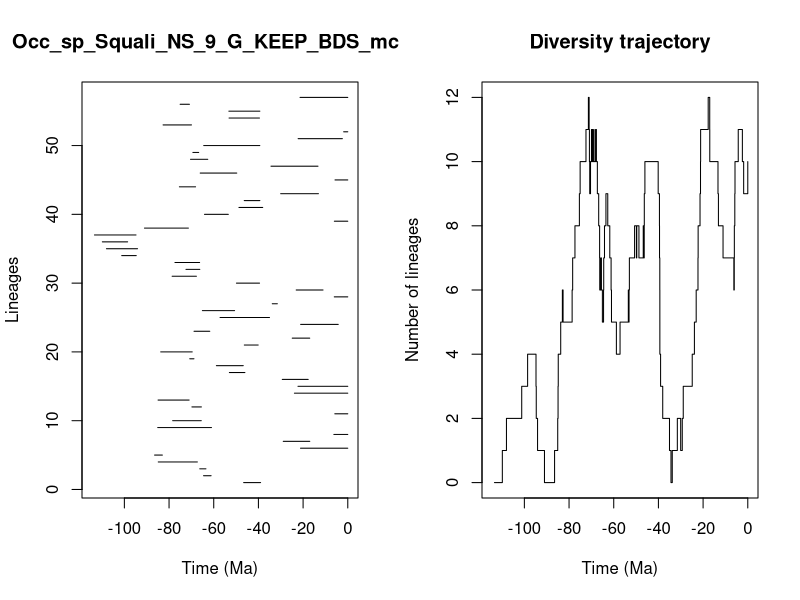

The R script that drew this image:


pdf(file='../Results/Species_NS/5_MA_bins_EXT_EP_FT/pyrate_mcmc_logs/Occ_sp_Squali_NS_9_G_KEEP_BDS_mcmc_LTT.pdf',width=0.6*20, height=0.6*10)
title = "Occ_sp_Squali_NS_9_G_KEEP_BDS_mcmc"
ts=c(46.609186805364985, 64.55685947087929,66.26046696970664,84.83432375599337,86.47971677581835,21.158413242225027,28.882363669149488,6.2347734149099745,85.07212208764277,78.38330642384302,5.8068274418943995,69.76762551291161,84.91908236413836,23.88813128818948,22.288439553896577,29.32322217918203,52.99865951214461,58.81264309961423,70.74070559081203,83.73361324984984,46.31651366768154,24.862530247598038,68.82119869410016,21.105471198893678,57.16945914314544,65.07954880814908,33.79900315147984,6.049689943939634,23.092298760581244,49.838946442585936,78.62142533066813,72.42501520734972,77.35892146978652,101.1862202074965,108.01836925270366,109.86047696693083,113.38818897899907,91.00233683391099,6.013969513021261,64.13520209328343,48.71697744546508,46.35166856309237,30.03584913989991,75.37260206082291,5.719315125379017,66.05307041799333,34.37497602794666,70.39052803328386,69.33407705497993,64.48100792843732,22.22092940284458,1.8434347112143354,82.67366011586448,53.139351402246035,53.227078725855044,75.03628886898197,21.37135585768994)
te=c(39.028060573513194, 61.1810357534471,63.48965228666873,67.33176710183581,82.99008531567777,0.0,17.010632795938875,0.0,61.00720890893756,65.57969302020227,0.0,65.51046294232208,71.01087282717985,0.0,0.0,17.717152591039248,46.04760570406287,46.78883890277232,68.85235940847369,69.63059904121982,40.10391921572607,17.0317381316173,61.76893952289412,4.268429761683624,35.04073241401255,50.66626293337733,31.531088207826176,0.0,11.071555316833503,39.50109619195155,67.75602708538425,66.23256866821806,66.3185721598835,94.67920409961621,94.09517842982572,98.54718943488783,94.79143640702797,71.34379568067247,0.0,53.4720299216036,38.071663062733045,39.35391719571647,13.137346999745867,68.13453553197652,0.0,49.69274596819049,13.333832935588948,62.67427704530315,66.73245849189439,39.37700803984346,2.4207784583489462,0.0,69.96540566984369,39.53902860987103,39.35606693799176,70.88257695002419,0.0)
div_traj=c(0, 1,2,3,4,3,2,1,0,1,2,3,4,5,6,5,6,7,8,9,10,11,12,11,10,9,10,11,10,11,10,11,10,11,10,9,8,7,6,7,6,7,6,5,6,7,8,9,8,7,6,5,4,5,6,5,6,7,8,7,8,7,8,7,8,9,10,9,8,7,6,5,4,3,2,1,0,1,2,1,2,3,4,5,6,7,8,9,10,11,12,11,10,9,8,7,6,7,8,9,10,11,10,9,10)
time_events=c(113.38818897899907, 109.86047696693083,108.01836925270366,101.1862202074965,98.54718943488783,94.79143640702797,94.67920409961621,94.09517842982572,91.00233683391099,86.47971677581835,85.07212208764277,84.91908236413836,84.83432375599337,83.73361324984984,82.99008531567777,82.67366011586448,78.62142533066813,78.38330642384302,77.35892146978652,75.37260206082291,75.03628886898197,72.42501520734972,71.34379568067247,71.01087282717985,70.88257695002419,70.74070559081203,70.39052803328386,69.96540566984369,69.76762551291161,69.63059904121982,69.33407705497993,68.85235940847369,68.82119869410016,68.13453553197652,67.75602708538425,67.33176710183581,66.73245849189439,66.3185721598835,66.26046696970664,66.23256866821806,66.05307041799333,65.57969302020227,65.51046294232208,65.07954880814908,64.55685947087929,64.48100792843732,64.13520209328343,63.48965228666873,62.67427704530315,61.76893952289412,61.1810357534471,61.00720890893756,58.81264309961423,57.16945914314544,53.4720299216036,53.227078725855044,53.139351402246035,52.99865951214461,50.66626293337733,49.838946442585936,49.69274596819049,48.71697744546508,46.78883890277232,46.609186805364985,46.35166856309237,46.31651366768154,46.04760570406287,40.10391921572607,39.53902860987103,39.50109619195155,39.37700803984346,39.35606693799176,39.35391719571647,39.028060573513194,38.071663062733045,35.04073241401255,34.37497602794666,33.79900315147984,31.531088207826176,30.03584913989991,29.32322217918203,28.882363669149488,24.862530247598038,23.88813128818948,23.092298760581244,22.288439553896577,22.22092940284458,21.37135585768994,21.158413242225027,21.105471198893678,17.717152591039248,17.0317381316173,17.010632795938875,13.333832935588948,13.137346999745867,11.071555316833503,6.2347734149099745,6.049689943939634,6.013969513021261,5.8068274418943995,5.719315125379017,4.268429761683624,2.4207784583489462,1.8434347112143354,0.0)
                par(mfrow=c(1,2))
                L = length(ts)
                plot(ts, 1:L , xlim=c(-max(ts)-1,0), pch=20, type="n", main=title,xlab="Time (Ma)",ylab="Lineages")
                for (i in 1:L){segments(x0=-te[i],y0=i,x1=-ts[i],y1=i)}    
                t = -time_events
                plot(div_traj ~ t,type="s", main = "Diversity trajectory",xlab="Time (Ma)",ylab="Number of lineages",xlim=c(-max(ts)-1,0))
                abline(v=c(65,200,251,367,445),lty=2,col="gray")
                
